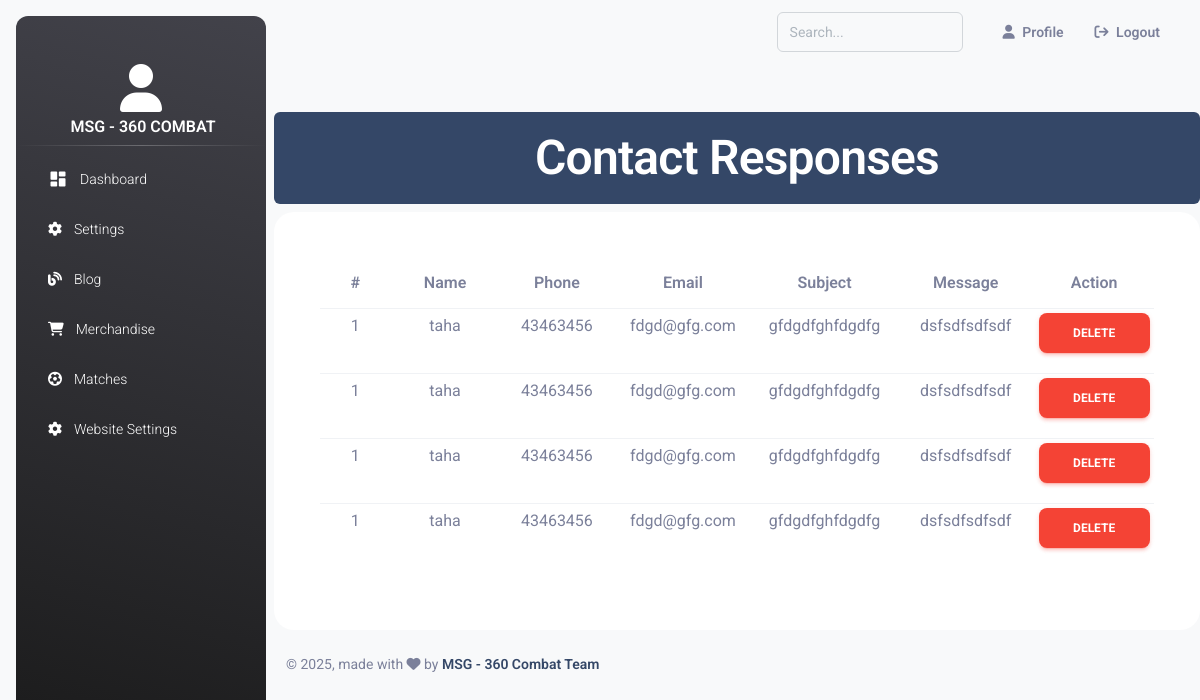
Screenshot of /admin/index.php?contact_response (signed in) with the database file from the repository.
### tables this page shows
CREATE TABLE `users` (
  `id` int(11) NOT NULL,
  `fullname` varchar(255) NOT NULL,
  `email` varchar(255) NOT NULL,
  `username` varchar(255) NOT NULL,
  `password` varchar(255) NOT NULL,
  `contact` varchar(255) NOT NULL,
  `date_created` datetime NOT NULL DEFAULT current_timestamp() ON UPDATE current_timestamp(),
  `status` int(11) NOT NULL,
  `role` int(11) NOT NULL
);

CREATE TABLE `contact` (
  `id` int(11) NOT NULL,
  `name` varchar(255) NOT NULL,
  `email` varchar(255) NOT NULL,
  `phone` varchar(255) NOT NULL,
  `subject` text NOT NULL,
  `comment` text NOT NULL
);

### admin/contact_response.php (the view, shortened to what this page needs)
<h1  class="text-center bg-dark rounded text-white p-3 mt-5 mb-2">Contact Responses</h1>
<div class="container" style="background:white;border-radius:20px;padding:5%;">
                <table class="table text-center  table-sm">
                <thead>
                <tr>
                    <th>#</th>
                    <th>Name</th>
                    <th>Phone</th>
                    <th>Email</th>
                    <th>Subject</th>
                    <th>Message</th>
                    <th>Action</th>
                </tr>
  </thead>
  <tbody>
<?php
    $i=1;
$select = mysqli_query($con,"SELECT * FROM `contact`");
if(mysqli_num_rows($select)>0){
while($row_fetch = mysqli_fetch_assoc($select)){
    ?>
<tr>
<td><?php echo $i; ?></td>
<td><?php echo $row_fetch['name'] ?></td>
<td><?php echo $row_fetch['phone'] ?></td>
<td><?php echo $row_fetch['email'] ?></td>
<td><?php echo $row_fetch['subject'] ?></td>
<td><?php echo $row_fetch['comment'] ?></td>
<td>
    <a class="w-100 btn btn-danger" href="index.php?contact_response&type=delete&id=<?php echo $row_fetch['id'] ?>">Delete</a>
</td>
</tr>
<?php
}$i++;
}else{
    echo'<tr class="text-center mt-2" ><td colspan="7" class="text-center mt-2">No record found</td></tr>';
}
?>
</tbody>
</table>
</div>

### admin/includes/header.php (shortened to what this page needs)
<?php
$admin = $_SESSION['admin'] || $_SESSION['user'];
$select_admin  = mysqli_query($con, "SELECT * FROM `users` WHERE `id`='$admin'");
$row_user = mysqli_fetch_assoc($select_admin);
?>
<!DOCTYPE html>
<html lang="en">
<head>
  <link href="https://cdn.jsdelivr.net/npm/bootstrap@5.1.3/dist/css/bootstrap.min.css" rel="stylesheet">
  <link rel="stylesheet" href="https://cdnjs.cloudflare.com/ajax/libs/font-awesome/6.4.2/css/all.min.css" />
  <link href="includes/assets/css/nucleo-icons.css" rel="stylesheet" />
  <link href="includes/assets/css/nucleo-svg.css" rel="stylesheet" />
  <link id="pagestyle" href="includes/assets/css/material-dashboard.css?v=3.1.0" rel="stylesheet" />
</head>
<body class="g-sidenav-show  bg-gray-100">
  <aside class="sidenav navbar navbar-vertical navbar-expand-xs border-0 border-radius-xl my-3 fixed-start ms-3   bg-gradient-dark" id="sidenav-main">
    <div class="sidenav-header">
      <center> <i class="fa-solid fa-3x text-center mt-5  fa-user text-white"></i>
        <p class="ms-1 font-weight-bold text-white text-center text-uppercase"><?= $row_user['fullname'] ?></p>
      </center>
    </div>
    <br><br>
    <hr class="horizontal light mt-0 mb-2">
    <div class="collapse navbar-collapse  w-auto " id="sidenav-collapse-main">
      <ul class="navbar-nav">
        <li class="nav-item">
          <a class="nav-link text-white " href="index.php?dashboard">
            <div class="text-white text-center me-2 d-flex align-items-center justify-content-center">
              <i class="material-icons opacity-10">dashboard</i>
            </div>
            <span class="nav-link-text ms-1">Dashboard</span>
          </a>
        </li>
        <li class="nav-item">
          <a class="nav-link text-white " href="index.php?settings&type=password">
            <div class="text-white text-center me-2 d-flex align-items-center justify-content-center">
              <i class="fa-solid  fa-gear"></i>
            </div>
            <span class="nav-link-text ms-1">Settings</span>
          </a>
        </li>
        <li class="nav-item">
          <a class="nav-link text-white " href="index.php?blog&type=view">
            <div class="text-white text-center me-2 d-flex align-items-center justify-content-center">
              <i class="fa-solid  fa-blog"></i>
            </div>
            <span class="nav-link-text ms-1">Blog</span>
          </a>
        </li>
        <li class="nav-item">
          <a class="nav-link text-white " href="index.php?view_merch">
            <div class="text-white text-center me-2 d-flex align-items-center justify-content-center">
              <i class="fa-solid  fa-shopping-cart"></i>
            </div>
            <span class="nav-link-text ms-1">Merchandise</span>
          </a>
        </li>
        <li class="nav-item">
          <a class="nav-link text-white " href="index.php?match&type=view_match">
            <div class="text-white text-center me-2 d-flex align-items-center justify-content-center">
              <i class="fa-solid  fa-futbol"></i>
            </div>
            <span class="nav-link-text ms-1">Matches</span>
          </a>
        </li>
        <li class="nav-item">
          <a class="nav-link text-white " href="index.php?settings&type=edit">
            <div class="text-white text-center me-2 d-flex align-items-center justify-content-center">
              <i class="fa-solid  fa-gear"></i>
            </div>
            <span class="nav-link-text ms-1">Website Settings</span>
          </a>
        </li>
      </ul>
    </div>
  </aside>
  <main class="main-content border-radius-lg ">
    <nav class="navbar navbar-main navbar-expand-lg px-0 mx-4 shadow-none border-radius-xl" id="navbarBlur" data-scroll="true">
      <div class="container-fluid py-1 px-3">
        <div class="collapse navbar-collapse mt-sm-0 mt-2 me-md-0 me-sm-4" id="navbar">
          <div class="ms-md-auto pe-md-3 d-flex align-items-center">
            <div class="input-group input-group-outline">
              <label class="form-label"></label>
              <input id="search" type="text" placeholder="Search..." class="form-control">
            </div>
          </div>
          <ul class="navbar-nav  justify-content-end">
            <li class="nav-item d-flex align-items-center px-4">
              <a href="index.php?profile" class="nav-link text-body font-weight-bold px-0">
                <i class="fa fa-user me-sm-1"></i>
                <span class="d-sm-inline d-none">Profile</span>
              </a>
            </li>
            <li class="nav-item d-flex align-items-center">
              <a href="index.php?logout" class="nav-link text-body font-weight-bold px-0">
                &nbsp; <i class="fa fa-arrow-right-from-bracket me-sm-1"></i>
                <span class="d-sm-inline d-none">Logout</span>
              </a>
            </li>
          </ul>
        </div>
      </div>
    </nav>

### rows the page displays
users: fullname "MSG - 360 COMBAT"
contact: i "1", name "taha", phone "43463456", email "fdgd@gfg.com", subject "gfdgdfghfdgdfg", comment "dsfsdfsdfsdf"
contact: i "1", name "taha", phone "43463456", email "fdgd@gfg.com", subject "gfdgdfghfdgdfg", comment "dsfsdfsdfsdf"
contact: i "1", name "taha", phone "43463456", email "fdgd@gfg.com", subject "gfdgdfghfdgdfg", comment "dsfsdfsdfsdf"
contact: i "1", name "taha", phone "43463456", email "fdgd@gfg.com", subject "gfdgdfghfdgdfg", comment "dsfsdfsdfsdf"
